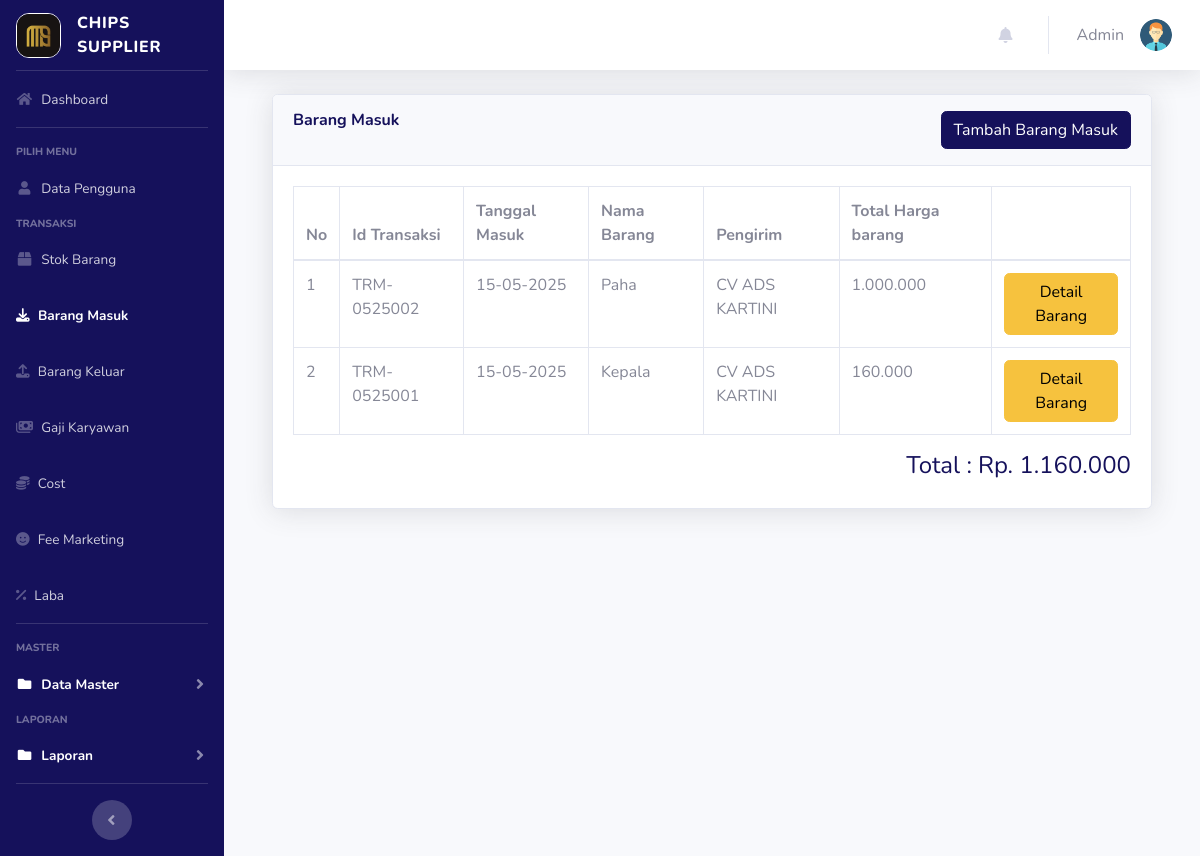
/index.php?page=barangmasuk (signed in), run on an earlier commit of the app's database.
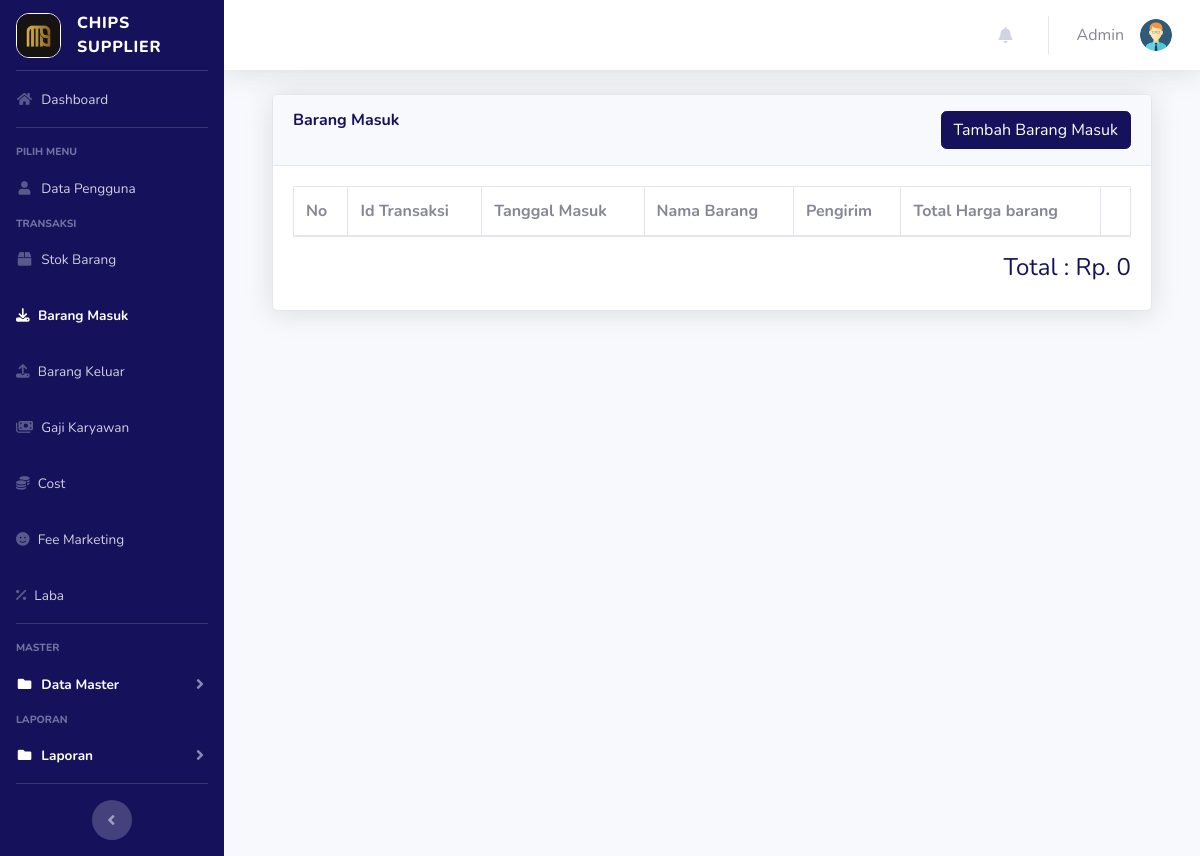
And on a later commit of the database.
### tables this page shows
CREATE TABLE `barang_masuk` (
  `id` int NOT NULL AUTO_INCREMENT,
  `id_transaksi` varchar(100) NOT NULL,
  `tanggal` date NOT NULL,
  `pengirim` varchar(100) NOT NULL,
  `total_harga_barang` bigint NOT NULL,
  PRIMARY KEY (`id`)
);

### page/barangmasuk/barangmasuk.php (the view, shortened to what this page needs)
<?php
$query = $koneksi->query("SELECT SUM(total_harga_barang) AS total FROM barang_masuk");
$row = $query->fetch_assoc();
$total = $row['total'];
if ($_SESSION['admin']) {
  $user = $_SESSION['admin'];
}
$sql = $koneksi->query("select * from users where id='$user'");
$dataUser = $sql->fetch_assoc();
?>
<div class="container-fluid">
  <div class="card shadow mb-4">
    <div class="card-header py-3" style="display: flex; justify-content: space-between;">
      <h6 class="m-0 font-weight-bold text-primary">Barang Masuk</h6>
      <?php
      if ($dataUser['level'] != 'marketing' && $dataUser['level'] != 'keuangan') {
      ?>
        <a href="?page=barangmasuk&aksi=tambahbarangmasuk" class="btn btn-primary">Tambah Barang Masuk</a>
      <?php } ?>
    </div>
    <div class="card-body">
      <div class="table-responsive">
        <table class="table table-bordered" id="dataTable" width="100%" cellspacing="0">
          <thead>
            <tr>
              <th>No</th>
              <th>Id Transaksi</th>
              <th>Tanggal Masuk</th>
              <th>Nama Barang</th>
              <th>Pengirim</th>
              <th>Total Harga barang</th>
              <?php
              if ($dataUser['level'] != 'marketing' && $dataUser['level'] != 'keuangan') {
              ?>
                <th></th>
              <?php } else { ?>
                <th></th>
              <?php } ?>
            </tr>
          </thead>
          <tbody>
            <?php
            $no = 1;
            $sql = $koneksi->query("
              SELECT bm.id, bm.id_transaksi, bm.tanggal, bm.pengirim, bm.total_harga_barang,
                    GROUP_CONCAT(bmi.nama_barang ORDER BY bmi.id SEPARATOR ', ') AS nama_barang
              FROM barang_masuk bm
              LEFT JOIN barang_masuk_items bmi ON bm.id = bmi.id_barang_masuk
              GROUP BY bm.id, bm.id_transaksi, bm.tanggal, bm.pengirim, bm.total_harga_barang ORDER BY bm.id DESC
          ");
            while ($data = $sql->fetch_assoc()) {
            ?>
              <tr>
                <td><?php echo $no++; ?></td>
                <td><?php echo $data['id_transaksi'] ?></td>
                <td><?php echo date("d-m-Y", strtotime($data["tanggal"])) ?></td>
                <td><?php echo $data['nama_barang'] ?></td>
                <td><?php echo $data['pengirim'] ?></td>
                <td><?php echo number_format($data['total_harga_barang'], 0, '', '.') ?></td>
                <td>
                  <a class="btn btn-warning" style="color:black;" data-toggle="modal" data-target="#detailBarang<?= $data['id'] ?>">
                    Detail Barang
                  </a>
                </td>
              </tr>
            <?php } ?>
          </tbody>
        </table>
        <h4 class="text-right mt-3 text-primary">Total : Rp. <?php echo number_format($total, 0, '', '.') ?></h4>
      </div>
    </div>
  </div>
</div>

What changed in the data, as far as the page shows it:
removed barang_masuk: id_transaksi "TRM-0525002", tanggal "15-05-2025", nama_barang "Paha", pengirim "CV ADS KARTINI", total_harga_barang "1.000.000"
removed barang_masuk: id_transaksi "TRM-0525001", tanggal "15-05-2025", nama_barang "Kepala", pengirim "CV ADS KARTINI", total_harga_barang "160.000"
Also different on the page:
$total: "1.160.000" → "0"
